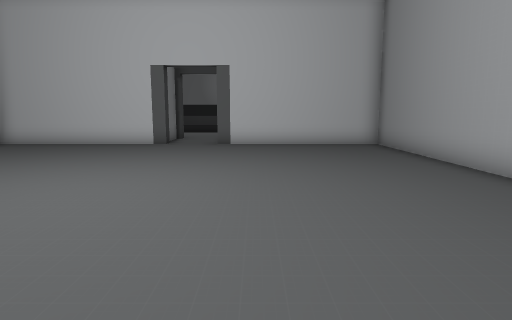
view 1 (above)

16 first-person views from a walk through a Unity game level. The camera is 1.2 m above the floor, tilts 8° down and sees 75° across. The floor is counted in squares, 1 m on a side. Each view is taken from the middle of a square. On the plan, view 1 faces up. The plan holds only what a view shows up to about 14 squares ahead; the rest is blank. The place goes on beyond the plan. The player is left out. Door leaves are left out, so doorways stand open.

view 2
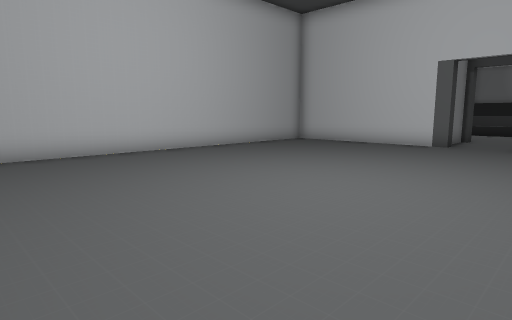

view 3
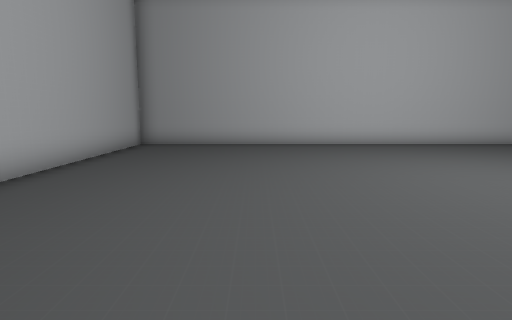

view 4
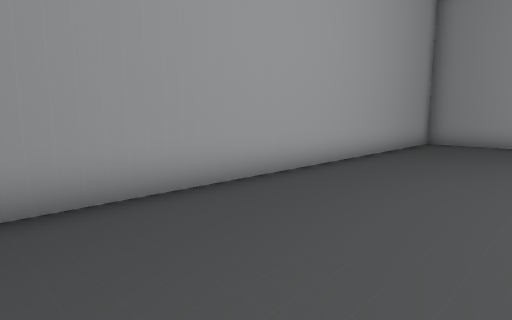

view 5
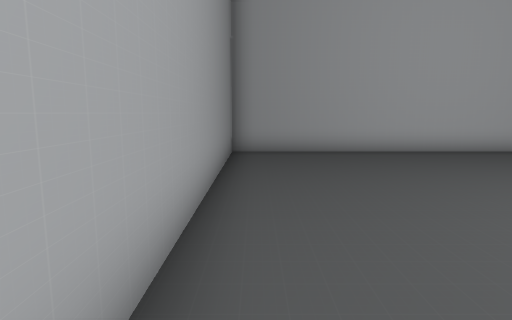

view 6
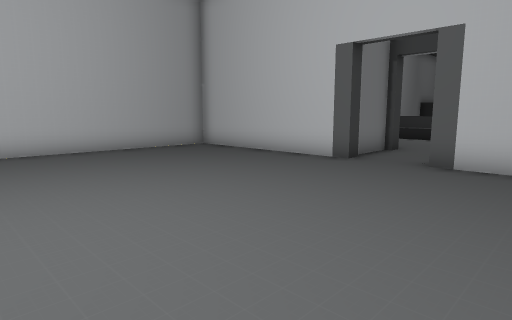

view 7
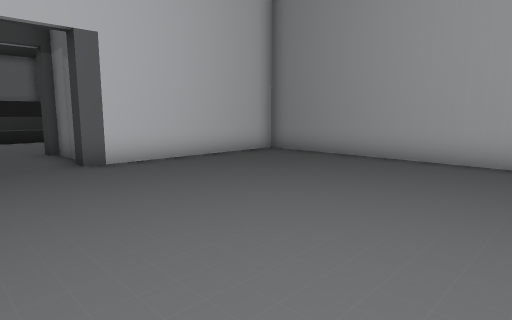

view 8
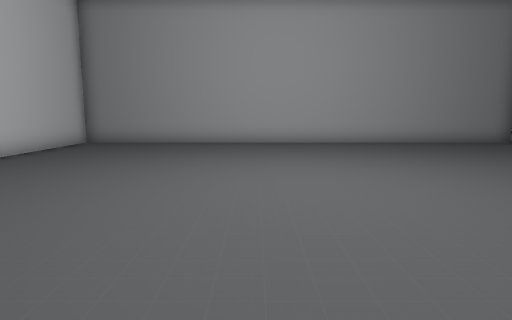

view 9
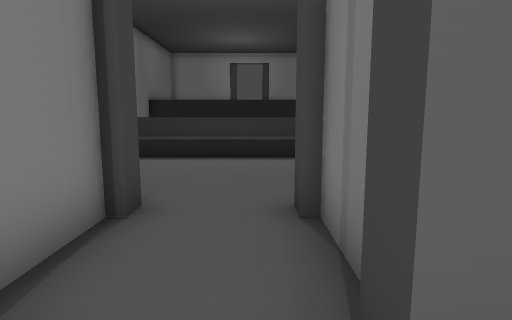

view 10
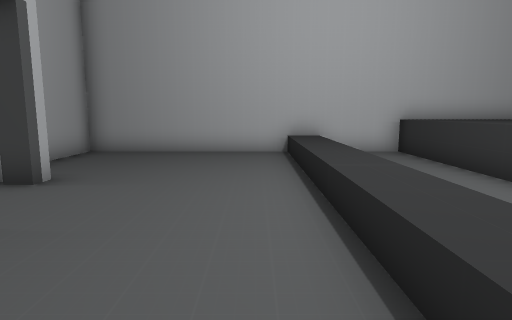

view 11
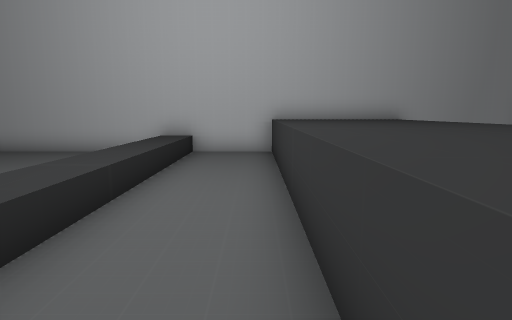

view 12
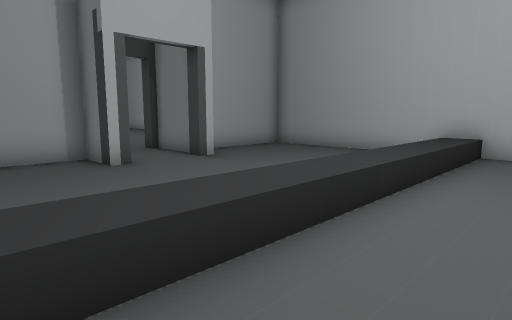

view 13
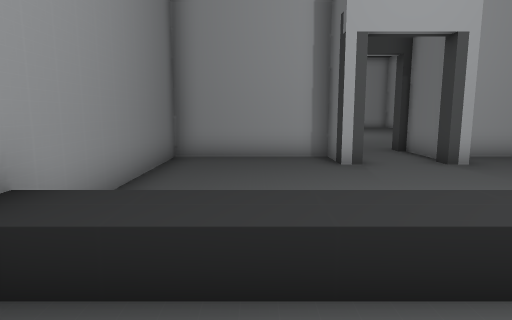

view 14
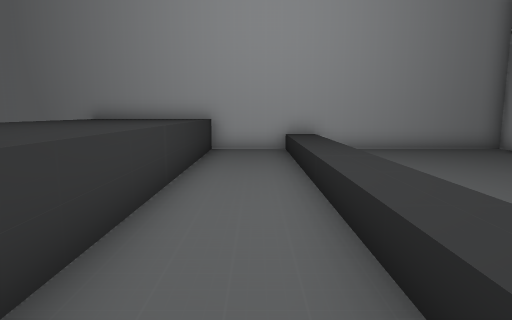

view 15
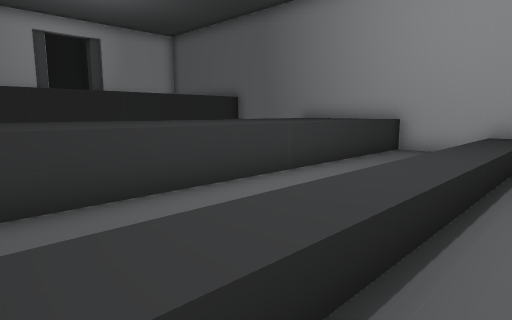

view 16
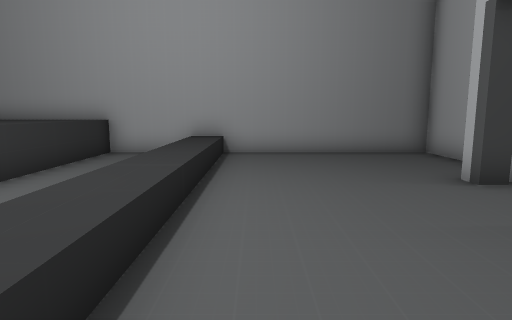

### Floor plan
Key: @ floor where view 1 was taken; # wall or solid block; . floor; / step, stairs or slope; D open door; ^ raised ledge.
Columns run from 10 left of view 1 to 5 right of it. Each row starts with its distance up from view 1.
 27  # ^^^^^^^^^^^
 26  # ^^^^^^^^^^^
 25  #^^^^^^^^^^^^
 24  #...........#
 23  #...........#
 22  #///////////#
 21  #///////////#
 20  #...........#
 19  #...........#
 18  #...........#
 17  #...........#
 16  #....#DD#...#
 15  #...##..#...#
 14  ######..#####
 13 #######DD#######
 12 #..............#
 11 #..............#
 10 #..............#
  9 #..............#
  8 #..............#
  7 #..............#
  6 #..............#
  5 #..............#
  4 #..............#
  3 #..............#
  2 #..............#
  1 #..............#
  0 #.........@....#
 -1 #..............#
 -2 #..............#
 -3 #..............#
 -4 #..............#
 -5 ################

Where each view was taken, in squares from view 1:
view 1: 0 up, 0 right, facing up
view 2: 0 up, 0 right, facing up-left
view 3: 0 up, 3 right, facing left
view 4: 0 up, 4 right, facing down-left
view 5: 6 up, 4 right, facing down
view 6: 5 up, 1 right, facing up-left
view 7: 5 up, 4 left, facing up-right
view 8: 6 up, 9 left, facing right
view 9: 12 up, 2 left, facing up
view 10: 20 up, 2 right, facing left
view 11: 24 up, 2 right, facing left
view 12: 24 up, 2 right, facing down-left
view 13: 24 up, 1 right, facing down
view 14: 23 up, 8 left, facing right
view 15: 20 up, 8 left, facing up-right
view 16: 20 up, 7 left, facing right
